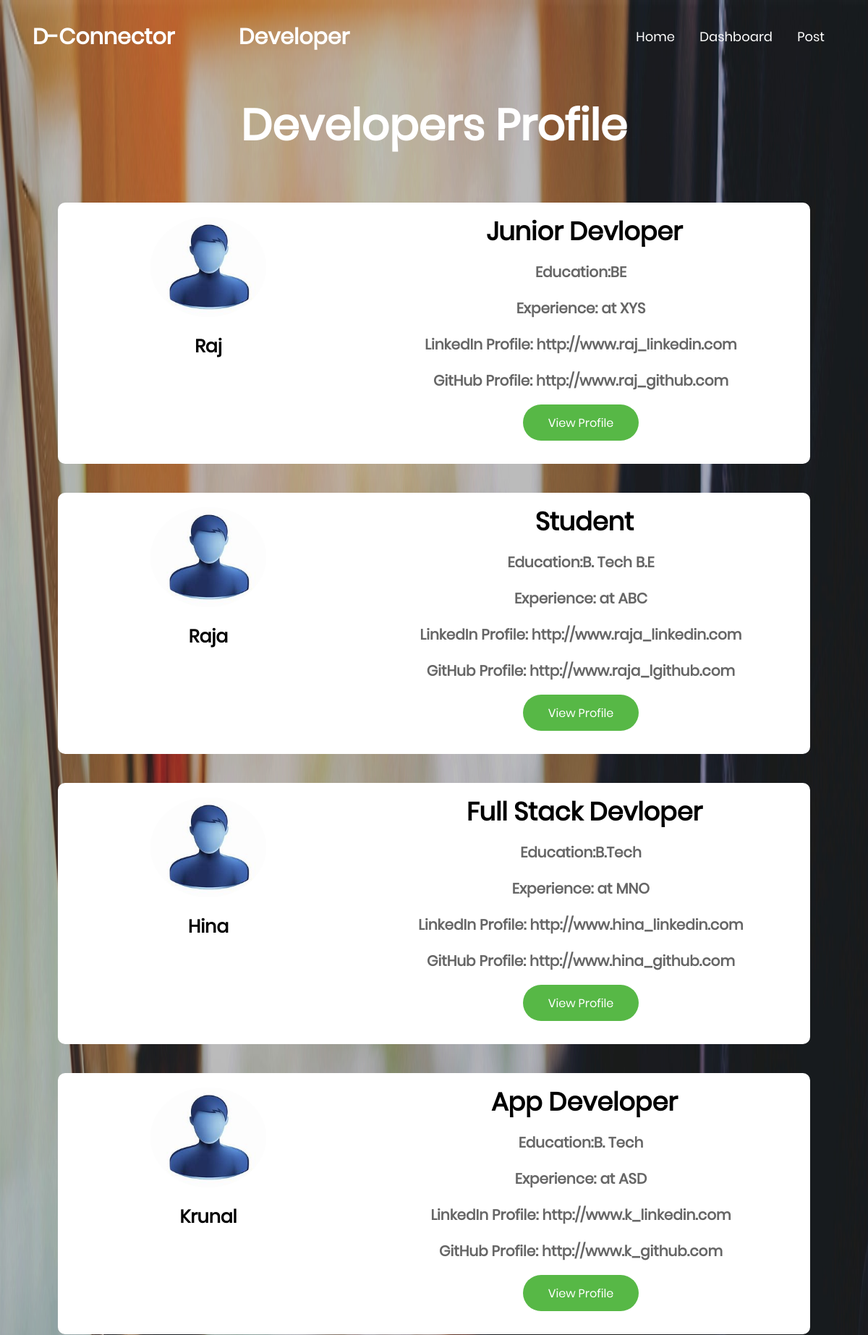
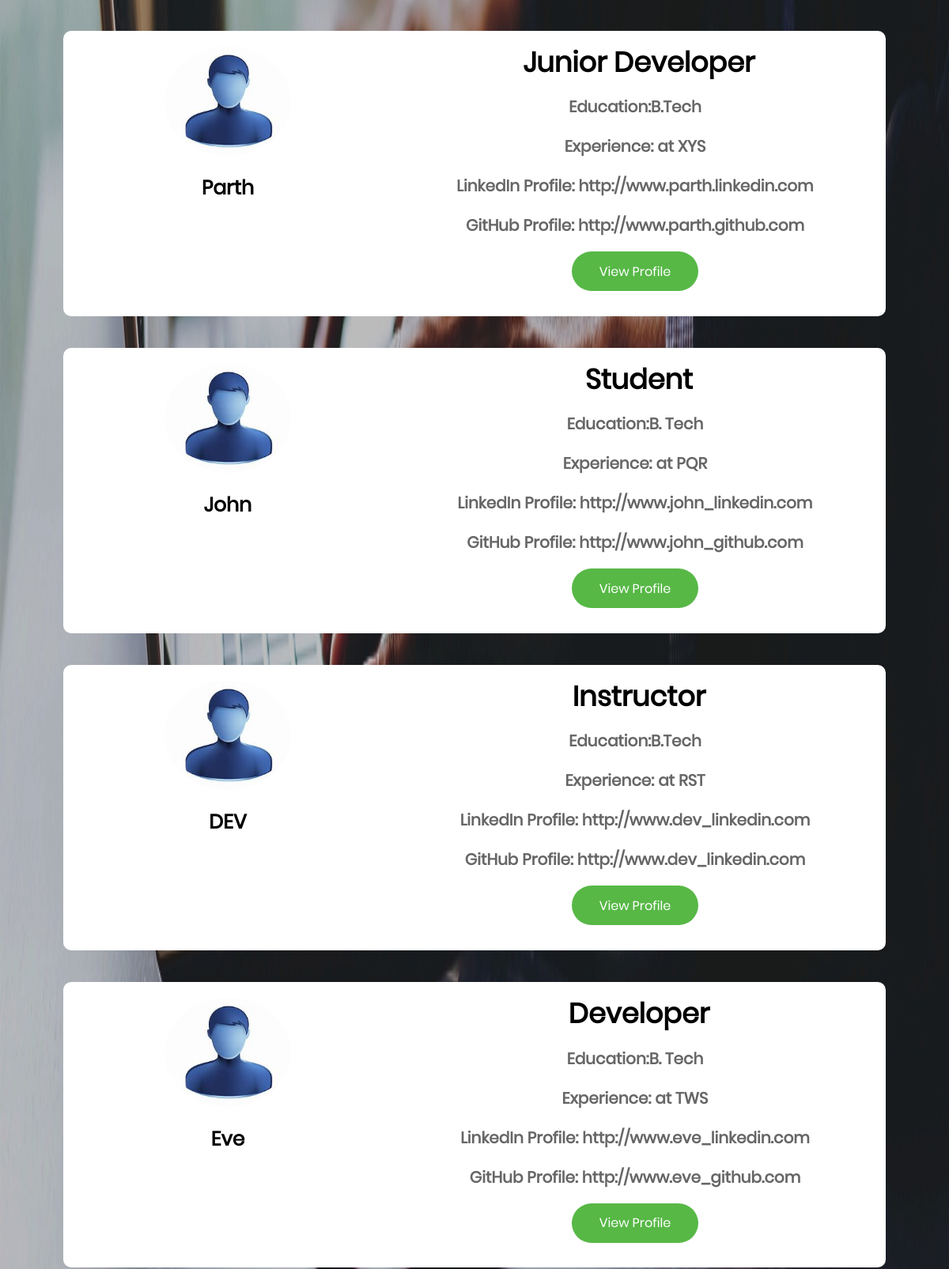
Screenshot of /developers.php (upper part) with the database file from the repository (2 pictures, top to bottom).
### tables this page shows
CREATE TABLE `developers` (
  `User_Id` int(6) NOT NULL,
  `Developers_Id` int(6) NOT NULL,
  `Ratings` int(10) NOT NULL
);

CREATE TABLE `profile` (
  `User_Id` int(11) NOT NULL,
  `Name` varchar(20) NOT NULL,
  `Status` varchar(20) NOT NULL,
  `Company_Name` varchar(40) NOT NULL,
  `Comapny_Website` varchar(40) NOT NULL,
  `City` varchar(30) NOT NULL,
  `State` varchar(30) NOT NULL,
  `Skills` varchar(100) NOT NULL,
  `About_You` varchar(300) NOT NULL,
  `LinkedIn_Profile` varchar(50) NOT NULL,
  `Github_Profile` varchar(50) NOT NULL
);

CREATE TABLE `education` (
  `User_Id` int(6) NOT NULL,
  `College_Name` varchar(50) NOT NULL,
  `Degree` varchar(30) NOT NULL,
  `Feild` varchar(30) NOT NULL,
  `Starting_date` date NOT NULL,
  `Ending_Date` date NOT NULL,
  `Project_Title` varchar(30) NOT NULL,
  `About_Project` text NOT NULL
);

CREATE TABLE `experience` (
  `User_Id` int(6) NOT NULL,
  `Company_Name` varchar(30) NOT NULL,
  `Job_Tittle` varchar(30) NOT NULL,
  `Job_Location` varchar(30) NOT NULL,
  `Job_starting_date` date NOT NULL,
  `Job_Ending_date` date NOT NULL,
  `About_job` varchar(1000) NOT NULL
);

### developers.php (the view, shortened to what this page needs)
<?php
    $servername="localhost";
    $username="root";
    $password="";
    $database="admin";
    $con= new mysqli($servername,$username,$password,$database);
?>
<!DOCTYPE html>
<html lang="en">
<head>
	<link rel="stylesheet" type="text/css" href="l_vendor/bootstrap/css/bootstrap.min.css">
	<link rel="stylesheet" type="text/css" href="l_fonts/font-awesome-4.7.0/css/font-awesome.min.css">
	<link rel="stylesheet" type="text/css" href="l_fonts/Linearicons-Free-v1.0.0/icon-font.min.css">
	<link rel="stylesheet" type="text/css" href="l_vendor/animate/animate.css">
	<link rel="stylesheet" type="text/css" href="l_vendor/css-hamburgers/hamburgers.min.css">
	<link rel="stylesheet" type="text/css" href="l_vendor/animsition/css/animsition.min.css">
	<link rel="stylesheet" type="text/css" href="l_vendor/select2/select2.min.css">
	<link rel="stylesheet" type="text/css" href="l_vendor/daterangepicker/daterangepicker.css">
	<link rel="stylesheet" type="text/css" href="l_css/util.css">
    <link rel="stylesheet" type="text/css" href="l_css/main.css">
    <link rel="stylesheet" href="https://cdnjs.cloudflare.com/ajax/libs/font-awesome/4.7.0/css/font-awesome.min.css">
    <link rel="stylesheet" href="fonts/icomoon/style.css">
    <link rel="stylesheet" href="fonts/brand/style.css">
    <link rel="stylesheet" href="css/bootstrap.min.css">
    <link rel="stylesheet" href="css/bootstrap-datepicker.css">
    <link rel="stylesheet" href="css/jquery.fancybox.min.css">
    <link rel="stylesheet" href="css/owl.carousel.min.css">
    <link rel="stylesheet" href="css/owl.theme.default.min.css">
    <link rel="stylesheet" href="css/aos.css">
    <link rel="stylesheet" href="css/style.css">
</head>
<body style="background-image: url('images/bj.jpg');
   background-repeat: no-repeat;
  background-attachment: fixed;
  background-size: 100% 100%;">
    <div class="site-wrap" id="home-section">
      <header class="site-navbar light site-navbar-target" role="banner">
        <div class="container">
          <div class="row align-items-center position-relative">
            <div class="col-3">
              <div class="site-logo">
                <a href="home.php" style="font-size:30px;"><strong>D-Connector</strong></a>
              </div>
            </div>
            <div class="col-3">
              <div class="site-logo">
                <a href="home.php" class="active" style="font-size:30px;"><strong>Developer</strong></a>
              </div>
            </div>
            <div class="col-6  text-right">
              <nav class="site-navigation text-right ml-auto d-none d-lg-block" role="navigation">
                <ul class="site-menu main-menu js-clone-nav ml-auto ">
                  <li><a href="home.php" class="nav-link" style="font-size:18px;"><strong>Home</strong></a></li>
                  <li><a href="dashboard.php" class="nav-link" style="font-size:18px;"><strong>Dashboard</strong></a></li>
                  <li ><a href="home.php" class="nav-link" style="font-size:18px;"><strong>Post</strong></a></li>
                </ul>
              </nav>
            </div>
            <br><br>
        </div>
<div class="limiter">
		<div class="container-login100"
         style="background-image: url('images/bj.jpg');background-repeat: no-repeat;
                background-attachment: fixed;
                background-size: 100% 100%;">
			<div  style="margin:20px;">
				<div style="justify-content:center;">
                    <p style="color:white; text-align:center; font-size: 60px; font-weight:1000;">Developers Profile</p>
                </div>
            </div>
            <?php
              $sql="select * from developers";
              $result=$con->query($sql);
              if($result->num_rows>0){
                while($row=$result->fetch_assoc()){
                    $path='';
                    $target_dir ="Profile pics\\";
                    $files = glob($target_dir.$row["User_Id"].".*", GLOB_BRACE);
                    if(empty($files)){
                    $path="Profile pics\\".'user.jpg';
                    }
                    else{
                      $path=$files[0];
                    }
                        echo '<div style=" width:100%;
                        margin:20px;background: #fff;
                        border-radius: 10px;
                        overflow: hidden;
                        position: relative;">
                            <div style="width:40%; color:pink; float:left;">
                                <img src="'.$path.'" alt="User Profile" ';
                               echo 'style="  display: block;
                                        margin-left: auto;
                                        margin-right: auto;
                                        border-radius: 50%;
                                        width:200px;
                                        padding:20px;">
                                <p style="display: block;
                                        margin: auto;
                                        text-align:center;
                                        font-size:25px;
                                        font-weight:1000;
                                        color:black;"
                                        >';
                                        $sql1="select Name from profile where User_Id=".$row['User_Id'];
                                            $result1=$con->query($sql1);
                                            if ($result1->num_rows>0) {
                                                while ($rowss=$result1->fetch_assoc()) {
                                                    echo $rowss['Name'];
                                                }
                                            }
                        echo '</p>
                                <br><br>
                            </div>';
                        echo '<div style="width:60%; color:pink; float:left;">
                                <p style="text-align:center;
                                            font-size:35px;
                                            font-weight:bold;
                                            color:black;
                                            margin:10px">';
                                            $sql1="select Status from profile where User_Id=".$row['User_Id'];
                                            $result1=$con->query($sql1);
                                            if ($result1->num_rows>0) {
                                                while ($rowss=$result1->fetch_assoc()) {
                                                    echo $rowss['Status']." ";
                                                }
                                            }
                        echo '</p>
                        <div  class="container-login100-form-btn"
                            style="justify-content: center;padding-right:10px;">
                            <p style="font-size:20px; font-weight:bold;"><strong>Education:</strong><span>';
                            $sql1="select Degree from education where User_Id=".$row['User_Id'];
                            $result1=$con->query($sql1);
                            if ($result1->num_rows>0) {
                                while ($rowss=$result1->fetch_assoc()) {
                                    echo $rowss['Degree']." ";
                                }
                            }
                        echo '</span></p>
                        </div>';
                        echo '
                        <div  class="container-login100-form-btn"
                            style="justify-content: center;padding-right:10px;">
                            <p style="font-size:20px; font-weight:bold;"><strong>Experience:</strong><span> at ';
                            $sql1="select Company_Name from experience where User_Id=".$row['User_Id'];
                            $result1=$con->query($sql1);
                            if ($result1->num_rows>0) {
                                while ($rowss=$result1->fetch_assoc()) {
                                    echo $rowss['Company_Name']." ";
                                }
                            }
                        echo '</span></p>
                        </div>';
                        echo '
                        <div  class="container-login100-form-btn"
                            style="justify-content: center;padding-right:10px;">
                            <p style="font-size:20px; font-weight:bold;"><strong>LinkedIn Profile: </strong><span>';
                            $sql1="select LinkedIn_Profile from profile where User_Id=".$row['User_Id'];
                            $result1=$con->query($sql1);
                            if ($result1->num_rows>0) {
                                while ($rowss=$result1->fetch_assoc()) {
                                    echo $rowss['LinkedIn_Profile']." ";
                                }
                            }
                            echo '</span></p>
                            </div>';
                            echo '
                            <div  class="container-login100-form-btn"
                                style="justify-content: center;padding-right:10px;">
                                <p style="font-size:20px; font-weight:bold;"><strong>GitHub Profile: </strong><span>';
                                $sql1="select Github_Profile from profile where User_Id=".$row['User_Id'];
                                $result1=$con->query($sql1);
                                if ($result1->num_rows>0) {
                                    while ($rowss=$result1->fetch_assoc()) {
                                        echo $rowss['Github_Profile']." ";
                                    }
                                }
                        echo '</span></p>
                        </div>';
                        echo '
                        <div  class="container-login100-form-btn"
                            style="justify-content: center;padding-right:10px;">
                            <form  action="developers_details.php?user_id='.$row["User_Id"].'" method="Post">
                            <input type="submit" class="login100-form-btn" value="View Profile" name="user_id" id="user_id">
                            </form><br><br><br>
                            ';
                        echo '
                        </div>
                        </div>
                        </div>';
                    }
                }
            ?>
	</div>
      </header>
    </div>
  </body>
</html>

### l_css/main.css (style rules this page uses)
* { margin: 0px; padding: 0px; box-sizing: border-box; }
body, html { height: 100%; font-family: Poppins-Regular, sans-serif; }
a { font-family: Poppins-Regular; font-size: 14px; line-height: 1.7; color: #666666; margin: 0px; transition: all 0.4s; -webkit-transition: all 0.4s; -o-transition: all 0.4s; -moz-transition: all 0.4s; }
p { font-family: Poppins-Regular; font-size: 14px; line-height: 1.7; color: #666666; margin: 0px; }
ul, li { margin: 0px; list-style-type: none; }
input { outline: none; border: none; }
.limiter { width: 100%; margin: 0 auto; }
.container-login100 { width: 100%; min-height: 100vh; display: -webkit-box; display: -webkit-flex; display: -moz-box; display: -ms-flexbox; display: flex; flex-wrap: wrap; justify-content: center; align-items: center; padding: 15px; background: #ebeeef; }
.container-login100-form-btn { width: 100%; display: -webkit-box; display: -webkit-flex; display: -moz-box; display: -ms-flexbox; display: flex; flex-wrap: wrap; }
.login100-form-btn { display: -webkit-box; display: -webkit-flex; display: -moz-box; display: -ms-flexbox; display: flex; justify-content: center; align-items: center; padding: 0 20px; min-width: 160px; height: 50px; background-color: #57b846; border-radius: 25px; font-family: Poppins-Regular; font-size: 16px; color: #fff; line-height: 1.2; -webkit-transition: all 0.4s; -o-transition: all 0.4s; -moz-transition: all 0.4s; transition: all 0.4s; }

### css/style.css (style rules this page uses)
html { overflow-x: hidden; }
body { line-height: 1.7; color: #364d59 !important; font-weight: 300; font-size: 1rem; background: #fff; }
a { -webkit-transition: .3s all ease; -o-transition: .3s all ease; transition: .3s all ease; text-decoration: none; }
.site-navbar { margin-bottom: 0px; z-index: 9; position: absolute; top: 0; width: 100%; padding: 1rem; }
.site-navbar .site-logo { margin: 0; padding: 0; font-size: 1.7rem; }
.site-navbar .site-logo strong { font-weight: 900; }
.site-navbar .site-logo a { color: #000; }
.site-navbar .site-navigation .site-menu { margin: 0; padding: 0; margin-bottom: 0; }
.site-navbar .site-navigation .site-menu a { text-decoration: none !important; display: inline-block; }
.site-navbar .site-navigation .site-menu > li { display: inline-block; }
.site-navbar .site-navigation .site-menu > li > a { margin-left: 15px; margin-right: 15px; padding: 20px 0px; color: rgba(0, 0, 0, 0.7); display: inline-block; text-decoration: none !important; }
.site-navbar.light a { color: #fff; }
.site-navbar.light .site-menu li a { color: #fff; }

### rows the page displays
profile: Name "Raj", Status "Junior Devloper", LinkedIn_Profile "http://www.raj_linkedin.com", Github_Profile "http://www.raj_github.com"
education: Degree "BE"
experience: Company_Name "XYS"
profile: Name "Raja", Status "Student", LinkedIn_Profile "http://www.raja_linkedin.com", Github_Profile "http://www.raja_lgithub.com"
education: Degree "B. Tech"
education: Degree "B.E"
experience: Company_Name "ABC"
profile: Name "Hina", Status "Full Stack Devloper", LinkedIn_Profile "http://www.hina_linkedin.com", Github_Profile "http://www.hina_github.com"
education: Degree "B.Tech"
experience: Company_Name "MNO"
profile: Name "Krunal", Status "App Developer", LinkedIn_Profile "http://www.k_linkedin.com", Github_Profile "http://www.k_github.com"
education: Degree "B. Tech"
experience: Company_Name "ASD"
profile: Name "Parth", Status "Junior Developer", LinkedIn_Profile "http://www.parth.linkedin.com", Github_Profile "http://www.parth.github.com"
education: Degree "B.Tech"
experience: Company_Name "XYS"
profile: Name "John", Status "Student", LinkedIn_Profile "http://www.john_linkedin.com", Github_Profile "http://www.john_github.com"
education: Degree "B. Tech"
experience: Company_Name "PQR"
profile: Name "DEV", Status "Instructor", LinkedIn_Profile "http://www.dev_linkedin.com", Github_Profile "http://www.dev_linkedin.com"
education: Degree "B.Tech"
experience: Company_Name "RST"
profile: Name "Eve", Status "Developer", LinkedIn_Profile "http://www.eve_linkedin.com", Github_Profile "http://www.eve_github.com"
education: Degree "B. Tech"
experience: Company_Name "TWS"
